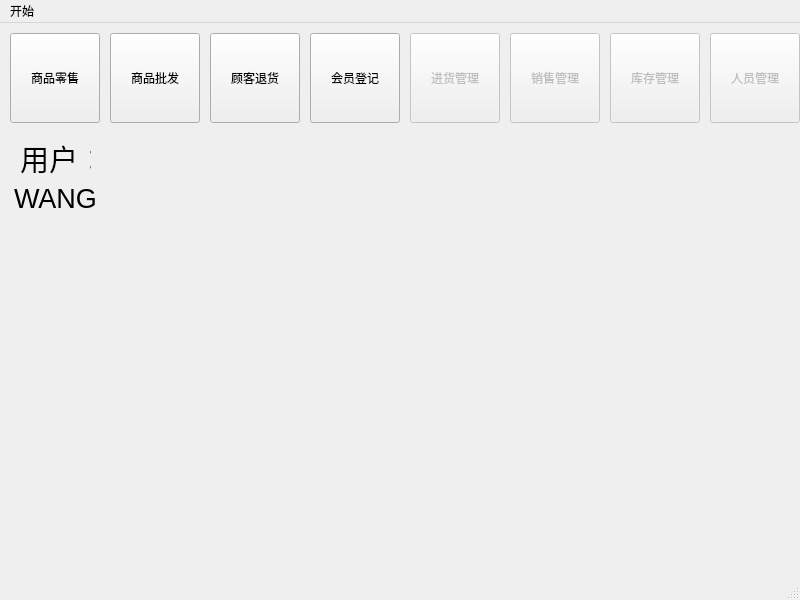
<?xml version="1.0" encoding="UTF-8"?>
<ui version="4.0">
 <class>POSSystem</class>
 <widget class="QMainWindow" name="POSSystem">
  <property name="geometry">
   <rect>
    <x>0</x>
    <y>0</y>
    <width>800</width>
    <height>600</height>
   </rect>
  </property>
  <property name="minimumSize">
   <size>
    <width>800</width>
    <height>600</height>
   </size>
  </property>
  <property name="maximumSize">
   <size>
    <width>800</width>
    <height>600</height>
   </size>
  </property>
  <property name="windowTitle">
   <string>MainWindow</string>
  </property>
  <widget class="QWidget" name="centralwidget">
   <widget class="QPushButton" name="retail_Btn">
    <property name="geometry">
     <rect>
      <x>10</x>
      <y>10</y>
      <width>90</width>
      <height>90</height>
     </rect>
    </property>
    <property name="text">
     <string>商品零售</string>
    </property>
   </widget>
   <widget class="QPushButton" name="wholesale_Btn">
    <property name="geometry">
     <rect>
      <x>110</x>
      <y>10</y>
      <width>90</width>
      <height>90</height>
     </rect>
    </property>
    <property name="text">
     <string>商品批发</string>
    </property>
   </widget>
   <widget class="QPushButton" name="returnGood_Btn">
    <property name="geometry">
     <rect>
      <x>210</x>
      <y>10</y>
      <width>90</width>
      <height>90</height>
     </rect>
    </property>
    <property name="text">
     <string>顾客退货</string>
    </property>
   </widget>
   <widget class="QPushButton" name="VIP_Btn">
    <property name="geometry">
     <rect>
      <x>310</x>
      <y>10</y>
      <width>90</width>
      <height>90</height>
     </rect>
    </property>
    <property name="text">
     <string>会员登记</string>
    </property>
   </widget>
   <widget class="QPushButton" name="purchase_Btn">
    <property name="enabled">
     <bool>false</bool>
    </property>
    <property name="geometry">
     <rect>
      <x>410</x>
      <y>10</y>
      <width>90</width>
      <height>90</height>
     </rect>
    </property>
    <property name="text">
     <string>进货管理</string>
    </property>
   </widget>
   <widget class="QPushButton" name="sell_Btn">
    <property name="enabled">
     <bool>false</bool>
    </property>
    <property name="geometry">
     <rect>
      <x>510</x>
      <y>10</y>
      <width>90</width>
      <height>90</height>
     </rect>
    </property>
    <property name="text">
     <string>销售管理</string>
    </property>
   </widget>
   <widget class="QPushButton" name="stock_Btn">
    <property name="enabled">
     <bool>false</bool>
    </property>
    <property name="geometry">
     <rect>
      <x>610</x>
      <y>10</y>
      <width>90</width>
      <height>90</height>
     </rect>
    </property>
    <property name="text">
     <string>库存管理</string>
    </property>
   </widget>
   <widget class="QPushButton" name="person_Btn">
    <property name="enabled">
     <bool>false</bool>
    </property>
    <property name="geometry">
     <rect>
      <x>710</x>
      <y>10</y>
      <width>90</width>
      <height>90</height>
     </rect>
    </property>
    <property name="text">
     <string>人员管理</string>
    </property>
   </widget>
   <widget class="QWidget" name="w" native="true">
    <property name="enabled">
     <bool>true</bool>
    </property>
    <property name="geometry">
     <rect>
      <x>100</x>
      <y>100</y>
      <width>700</width>
      <height>450</height>
     </rect>
    </property>
   </widget>
   <widget class="QLabel" name="label">
    <property name="geometry">
     <rect>
      <x>20</x>
      <y>100</y>
      <width>71</width>
      <height>71</height>
     </rect>
    </property>
    <property name="font">
     <font>
      <pointsize>22</pointsize>
     </font>
    </property>
    <property name="text">
     <string>用户：</string>
    </property>
   </widget>
   <widget class="QLabel" name="user_Label">
    <property name="geometry">
     <rect>
      <x>10</x>
      <y>150</y>
      <width>91</width>
      <height>51</height>
     </rect>
    </property>
    <property name="font">
     <font>
      <pointsize>20</pointsize>
     </font>
    </property>
    <property name="text">
     <string>WANG</string>
    </property>
    <property name="alignment">
     <set>Qt::AlignCenter</set>
    </property>
   </widget>
  </widget>
  <widget class="QMenuBar" name="menubar">
   <property name="geometry">
    <rect>
     <x>0</x>
     <y>0</y>
     <width>800</width>
     <height>23</height>
    </rect>
   </property>
   <widget class="QMenu" name="menuKaishi">
    <property name="title">
     <string>开始</string>
    </property>
    <addaction name="actionExit"/>
   </widget>
   <addaction name="menuKaishi"/>
  </widget>
  <widget class="QStatusBar" name="statusbar"/>
  <action name="actionExit">
   <property name="text">
    <string>Exit</string>
   </property>
  </action>
 </widget>
 <resources/>
 <connections/>
</ui>
